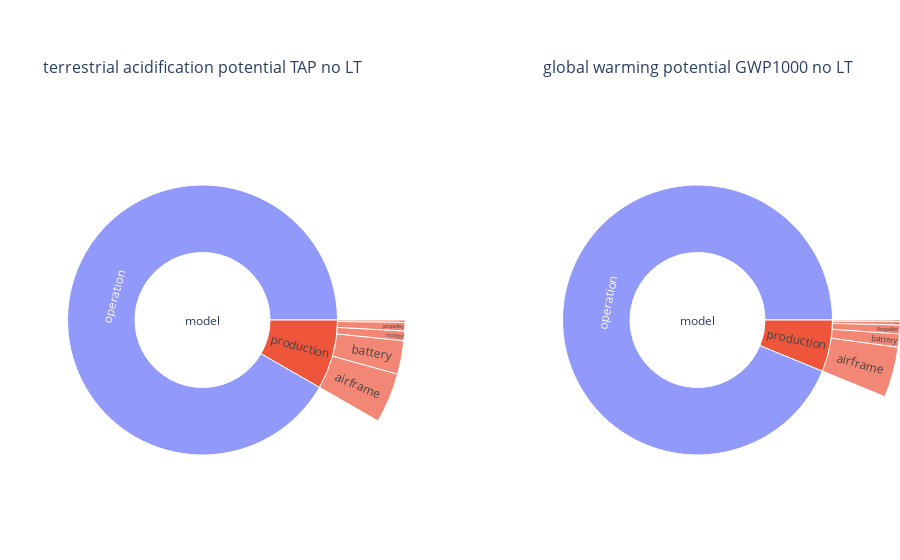

Notebook code cell kept with this figure:
### Markdown cell above
### 3.2 - LCA results

### Code cell
fig = lca_sun_plot(DJI_M600_OUTPUT_FILE)
fig.show()

### Figure 1 — Plotly figure (JSON) as saved in the notebook; plotly's stock layout.template omitted (floating-point values rounded to 4 significant figures)
{"data": [{"branchvalues": "total", "domain": {"x": [0, 0.45], "y": [0, 1]}, "labels": ["model", "operation", "production", "airframe", "battery", "controller", "motor", "propeller"], "parents": ["", "model", "model", "production", "production", "production", "production", "production"], "type": "sunburst", "values": [22.68, 20.8, 1.883, 0.9061, 0.6058, 0.03916, 0.1743, 0.158]}, {"branchvalues": "total", "domain": {"x": [0.55, 1], "y": [0, 1]}, "labels": ["model", "operation", "production", "airframe", "battery", "controller", "motor", "propeller"], "parents": ["", "model", "model", "production", "production", "production", "production", "production"], "type": "sunburst", "values": [5702.0, 5350.0, 352.4, 230.0, 60.07, 7.531, 14.69, 40.11]}], "layout": {"annotations": [{"font": {"size": 16}, "showarrow": false, "text": "terrestrial acidification potential TAP no LT", "x": 0.225, "xanchor": "center", "xref": "paper", "y": 1, "yanchor": "bottom", "yref": "paper"}, {"font": {"size": 16}, "showarrow": false, "text": "global warming potential GWP1000 no LT", "x": 0.775, "xanchor": "center", "xref": "paper", "y": 1, "yanchor": "bottom", "yref": "paper"}], "autosize": true, "margin": {"b": 0, "l": 0, "r": 0, "t": 80}}}
